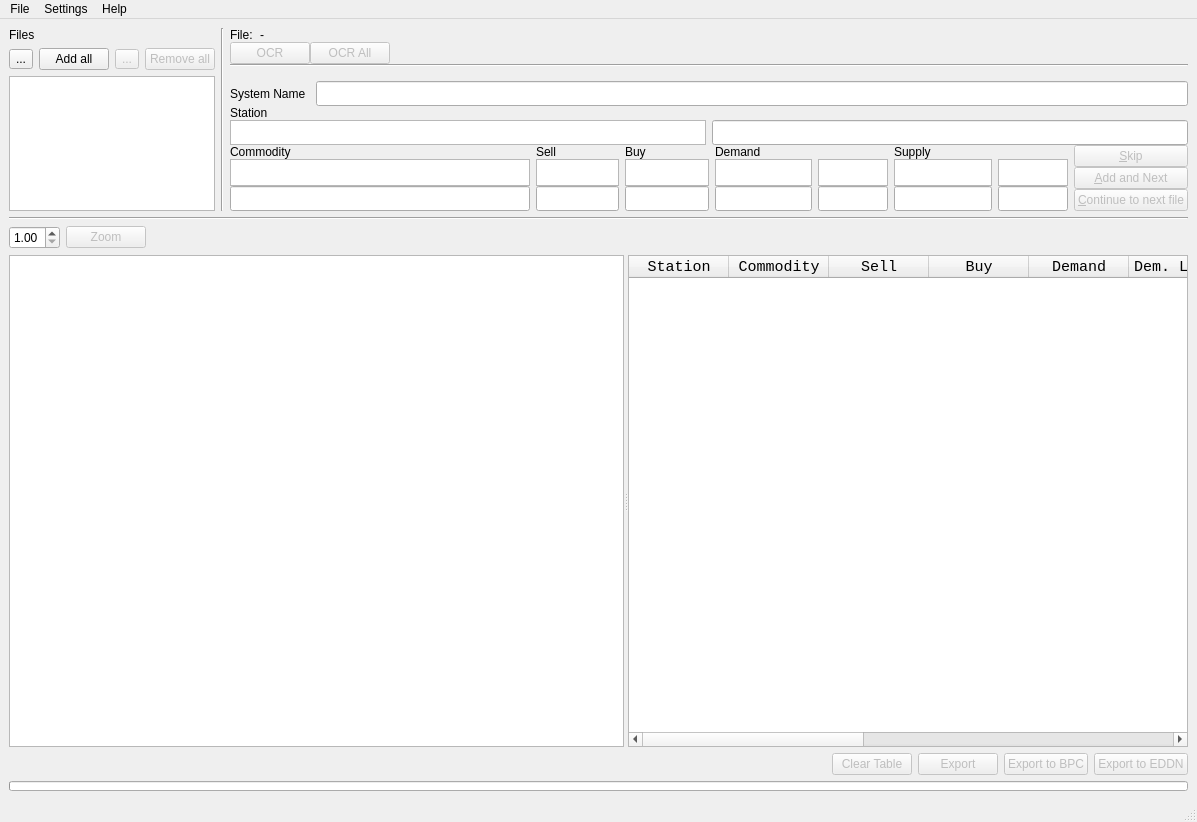
<?xml version="1.0" encoding="UTF-8"?>
<ui version="4.0">
 <class>MainWindow</class>
 <widget class="QMainWindow" name="MainWindow">
  <property name="geometry">
   <rect>
    <x>0</x>
    <y>0</y>
    <width>1197</width>
    <height>822</height>
   </rect>
  </property>
  <property name="windowTitle">
   <string>EliteOCR</string>
  </property>
  <property name="windowIcon">
   <iconset resource="res.qrc">
    <normaloff>:/ico/icon.ico</normaloff>:/ico/icon.ico</iconset>
  </property>
  <property name="animated">
   <bool>true</bool>
  </property>
  <property name="tabShape">
   <enum>QTabWidget::Rounded</enum>
  </property>
  <widget class="QWidget" name="centralwidget">
   <layout class="QVBoxLayout" name="verticalLayout_5" stretch="1,1,1,10,1,1">
    <item>
     <layout class="QHBoxLayout" name="horizontalLayout_9" stretch="1,1,10">
      <item>
       <layout class="QVBoxLayout" name="verticalLayout_4" stretch="1,1,10">
        <item>
         <widget class="QLabel" name="label_7">
          <property name="minimumSize">
           <size>
            <width>150</width>
            <height>0</height>
           </size>
          </property>
          <property name="maximumSize">
           <size>
            <width>16777215</width>
            <height>20</height>
           </size>
          </property>
          <property name="text">
           <string>Files</string>
          </property>
         </widget>
        </item>
        <item>
         <layout class="QHBoxLayout" name="horizontalLayout_7">
          <item>
           <widget class="QToolButton" name="add_button">
            <property name="maximumSize">
             <size>
              <width>16777215</width>
              <height>20</height>
             </size>
            </property>
            <property name="text">
             <string>...</string>
            </property>
            <property name="icon">
             <iconset resource="res.qrc">
              <normaloff>:/ico/plus.png</normaloff>:/ico/plus.png</iconset>
            </property>
            <property name="shortcut">
             <string>Alt+Q</string>
            </property>
           </widget>
          </item>
          <item>
           <widget class="QPushButton" name="add_all_button">
            <property name="sizePolicy">
             <sizepolicy hsizetype="Minimum" vsizetype="Fixed">
              <horstretch>0</horstretch>
              <verstretch>0</verstretch>
             </sizepolicy>
            </property>
            <property name="minimumSize">
             <size>
              <width>70</width>
              <height>0</height>
             </size>
            </property>
            <property name="maximumSize">
             <size>
              <width>50</width>
              <height>16777215</height>
             </size>
            </property>
            <property name="text">
             <string>Add all</string>
            </property>
            <property name="shortcut">
             <string>Alt+W</string>
            </property>
           </widget>
          </item>
          <item>
           <widget class="QToolButton" name="remove_button">
            <property name="enabled">
             <bool>false</bool>
            </property>
            <property name="maximumSize">
             <size>
              <width>16777215</width>
              <height>20</height>
             </size>
            </property>
            <property name="text">
             <string>...</string>
            </property>
            <property name="icon">
             <iconset resource="res.qrc">
              <normaloff>:/ico/minus.png</normaloff>:/ico/minus.png</iconset>
            </property>
            <property name="shortcut">
             <string>Alt+D</string>
            </property>
           </widget>
          </item>
          <item>
           <widget class="QPushButton" name="remove_all_button">
            <property name="enabled">
             <bool>false</bool>
            </property>
            <property name="maximumSize">
             <size>
              <width>70</width>
              <height>16777215</height>
             </size>
            </property>
            <property name="text">
             <string>Remove all</string>
            </property>
            <property name="shortcut">
             <string>Alt+F</string>
            </property>
           </widget>
          </item>
          <item>
           <spacer name="horizontalSpacer">
            <property name="orientation">
             <enum>Qt::Horizontal</enum>
            </property>
            <property name="sizeType">
             <enum>QSizePolicy::Expanding</enum>
            </property>
            <property name="sizeHint" stdset="0">
             <size>
              <width>40</width>
              <height>20</height>
             </size>
            </property>
           </spacer>
          </item>
         </layout>
        </item>
        <item>
         <widget class="QListWidget" name="file_list">
          <property name="minimumSize">
           <size>
            <width>150</width>
            <height>0</height>
           </size>
          </property>
          <property name="maximumSize">
           <size>
            <width>16777215</width>
            <height>200</height>
           </size>
          </property>
         </widget>
        </item>
       </layout>
      </item>
      <item>
       <widget class="Line" name="line_3">
        <property name="orientation">
         <enum>Qt::Vertical</enum>
        </property>
       </widget>
      </item>
      <item>
       <layout class="QVBoxLayout" name="verticalLayout_2">
        <property name="spacing">
         <number>0</number>
        </property>
        <property name="sizeConstraint">
         <enum>QLayout::SetDefaultConstraint</enum>
        </property>
        <item>
         <layout class="QHBoxLayout" name="horizontalLayout">
          <property name="sizeConstraint">
           <enum>QLayout::SetDefaultConstraint</enum>
          </property>
          <item>
           <widget class="QLabel" name="label_8">
            <property name="maximumSize">
             <size>
              <width>30</width>
              <height>25</height>
             </size>
            </property>
            <property name="text">
             <string>File: </string>
            </property>
           </widget>
          </item>
          <item>
           <widget class="QLabel" name="file_label">
            <property name="maximumSize">
             <size>
              <width>16777215</width>
              <height>25</height>
             </size>
            </property>
            <property name="text">
             <string>-</string>
            </property>
           </widget>
          </item>
         </layout>
        </item>
        <item>
         <layout class="QHBoxLayout" name="horizontalLayout_8">
          <item>
           <widget class="QPushButton" name="ocr_button">
            <property name="enabled">
             <bool>false</bool>
            </property>
            <property name="maximumSize">
             <size>
              <width>16777215</width>
              <height>16777215</height>
             </size>
            </property>
            <property name="text">
             <string>OCR</string>
            </property>
            <property name="shortcut">
             <string>Alt+E</string>
            </property>
           </widget>
          </item>
          <item>
           <widget class="QPushButton" name="ocr_all">
            <property name="enabled">
             <bool>false</bool>
            </property>
            <property name="maximumSize">
             <size>
              <width>16777215</width>
              <height>16777215</height>
             </size>
            </property>
            <property name="text">
             <string>OCR All</string>
            </property>
            <property name="shortcut">
             <string>Alt+R</string>
            </property>
           </widget>
          </item>
          <item>
           <spacer name="horizontalSpacer_3">
            <property name="orientation">
             <enum>Qt::Horizontal</enum>
            </property>
            <property name="sizeHint" stdset="0">
             <size>
              <width>40</width>
              <height>5</height>
             </size>
            </property>
           </spacer>
          </item>
         </layout>
        </item>
        <item>
         <widget class="Line" name="line">
          <property name="orientation">
           <enum>Qt::Horizontal</enum>
          </property>
         </widget>
        </item>
        <item>
         <widget class="QLabel" name="system_not_found">
          <property name="sizePolicy">
           <sizepolicy hsizetype="Preferred" vsizetype="Preferred">
            <horstretch>0</horstretch>
            <verstretch>0</verstretch>
           </sizepolicy>
          </property>
          <property name="styleSheet">
           <string notr="true">QLabel {color: red; }</string>
          </property>
          <property name="text">
           <string/>
          </property>
         </widget>
        </item>
        <item>
         <layout class="QHBoxLayout" name="horizontalLayout_6">
          <property name="spacing">
           <number>10</number>
          </property>
          <item>
           <widget class="QLabel" name="label_9">
            <property name="text">
             <string>System Name</string>
            </property>
           </widget>
          </item>
          <item>
           <widget class="QLineEdit" name="system_name">
            <property name="minimumSize">
             <size>
              <width>0</width>
              <height>25</height>
             </size>
            </property>
            <property name="font">
             <font>
              <family>Consolas</family>
              <pointsize>11</pointsize>
             </font>
            </property>
            <property name="styleSheet">
             <string notr="true"/>
            </property>
            <property name="text">
             <string/>
            </property>
           </widget>
          </item>
         </layout>
        </item>
        <item>
         <widget class="QLabel" name="label_5">
          <property name="minimumSize">
           <size>
            <width>0</width>
            <height>0</height>
           </size>
          </property>
          <property name="maximumSize">
           <size>
            <width>16777215</width>
            <height>20</height>
           </size>
          </property>
          <property name="text">
           <string>Station</string>
          </property>
         </widget>
        </item>
        <item>
         <layout class="QHBoxLayout" name="horizontalLayout_5">
          <property name="spacing">
           <number>6</number>
          </property>
          <item>
           <widget class="QGraphicsView" name="station_name_img">
            <property name="sizePolicy">
             <sizepolicy hsizetype="Expanding" vsizetype="Fixed">
              <horstretch>6</horstretch>
              <verstretch>0</verstretch>
             </sizepolicy>
            </property>
            <property name="minimumSize">
             <size>
              <width>0</width>
              <height>25</height>
             </size>
            </property>
            <property name="maximumSize">
             <size>
              <width>16777215</width>
              <height>16777215</height>
             </size>
            </property>
            <property name="verticalScrollBarPolicy">
             <enum>Qt::ScrollBarAlwaysOff</enum>
            </property>
            <property name="horizontalScrollBarPolicy">
             <enum>Qt::ScrollBarAlwaysOff</enum>
            </property>
            <property name="alignment">
             <set>Qt::AlignLeading|Qt::AlignLeft|Qt::AlignVCenter</set>
            </property>
           </widget>
          </item>
          <item>
           <widget class="QLineEdit" name="station_name">
            <property name="sizePolicy">
             <sizepolicy hsizetype="Expanding" vsizetype="Fixed">
              <horstretch>6</horstretch>
              <verstretch>0</verstretch>
             </sizepolicy>
            </property>
            <property name="minimumSize">
             <size>
              <width>0</width>
              <height>25</height>
             </size>
            </property>
           </widget>
          </item>
         </layout>
        </item>
        <item>
         <layout class="QHBoxLayout" name="horizontalLayout_3">
          <property name="spacing">
           <number>6</number>
          </property>
          <property name="sizeConstraint">
           <enum>QLayout::SetFixedSize</enum>
          </property>
          <item>
           <layout class="QVBoxLayout" name="verticalLayout">
            <property name="spacing">
             <number>0</number>
            </property>
            <item>
             <layout class="QGridLayout" name="gridLayout">
              <property name="horizontalSpacing">
               <number>6</number>
              </property>
              <property name="verticalSpacing">
               <number>0</number>
              </property>
              <item row="1" column="3">
               <widget class="QGraphicsView" name="demand_img">
                <property name="sizePolicy">
                 <sizepolicy hsizetype="Expanding" vsizetype="Fixed">
                  <horstretch>0</horstretch>
                  <verstretch>0</verstretch>
                 </sizepolicy>
                </property>
                <property name="minimumSize">
                 <size>
                  <width>0</width>
                  <height>25</height>
                 </size>
                </property>
                <property name="maximumSize">
                 <size>
                  <width>16777215</width>
                  <height>16777215</height>
                 </size>
                </property>
                <property name="verticalScrollBarPolicy">
                 <enum>Qt::ScrollBarAlwaysOff</enum>
                </property>
                <property name="horizontalScrollBarPolicy">
                 <enum>Qt::ScrollBarAlwaysOff</enum>
                </property>
                <property name="alignment">
                 <set>Qt::AlignLeading|Qt::AlignLeft|Qt::AlignVCenter</set>
                </property>
                <property name="renderHints">
                 <set>QPainter::SmoothPixmapTransform|QPainter::TextAntialiasing</set>
                </property>
               </widget>
              </item>
              <item row="1" column="6">
               <widget class="QGraphicsView" name="supply_text_img">
                <property name="sizePolicy">
                 <sizepolicy hsizetype="Expanding" vsizetype="Fixed">
                  <horstretch>0</horstretch>
                  <verstretch>0</verstretch>
                 </sizepolicy>
                </property>
                <property name="minimumSize">
                 <size>
                  <width>0</width>
                  <height>25</height>
                 </size>
                </property>
                <property name="maximumSize">
                 <size>
                  <width>16777215</width>
                  <height>16777215</height>
                 </size>
                </property>
                <property name="verticalScrollBarPolicy">
                 <enum>Qt::ScrollBarAlwaysOff</enum>
                </property>
                <property name="horizontalScrollBarPolicy">
                 <enum>Qt::ScrollBarAlwaysOff</enum>
                </property>
                <property name="alignment">
                 <set>Qt::AlignLeading|Qt::AlignLeft|Qt::AlignVCenter</set>
                </property>
                <property name="renderHints">
                 <set>QPainter::SmoothPixmapTransform|QPainter::TextAntialiasing</set>
                </property>
               </widget>
              </item>
              <item row="1" column="5">
               <widget class="QGraphicsView" name="supply_img">
                <property name="sizePolicy">
                 <sizepolicy hsizetype="Expanding" vsizetype="Fixed">
                  <horstretch>0</horstretch>
                  <verstretch>0</verstretch>
                 </sizepolicy>
                </property>
                <property name="minimumSize">
                 <size>
                  <width>0</width>
                  <height>25</height>
                 </size>
                </property>
                <property name="maximumSize">
                 <size>
                  <width>16777215</width>
                  <height>16777215</height>
                 </size>
                </property>
                <property name="verticalScrollBarPolicy">
                 <enum>Qt::ScrollBarAlwaysOff</enum>
                </property>
                <property name="horizontalScrollBarPolicy">
                 <enum>Qt::ScrollBarAlwaysOff</enum>
                </property>
                <property name="alignment">
                 <set>Qt::AlignLeading|Qt::AlignLeft|Qt::AlignVCenter</set>
                </property>
                <property name="renderHints">
                 <set>QPainter::SmoothPixmapTransform|QPainter::TextAntialiasing</set>
                </property>
               </widget>
              </item>
              <item row="1" column="2">
               <widget class="QGraphicsView" name="buy_img">
                <property name="sizePolicy">
                 <sizepolicy hsizetype="Expanding" vsizetype="Fixed">
                  <horstretch>0</horstretch>
                  <verstretch>0</verstretch>
                 </sizepolicy>
                </property>
                <property name="minimumSize">
                 <size>
                  <width>0</width>
                  <height>25</height>
                 </size>
                </property>
                <property name="maximumSize">
                 <size>
                  <width>16777215</width>
                  <height>16777215</height>
                 </size>
                </property>
                <property name="verticalScrollBarPolicy">
                 <enum>Qt::ScrollBarAlwaysOff</enum>
                </property>
                <property name="horizontalScrollBarPolicy">
                 <enum>Qt::ScrollBarAlwaysOff</enum>
                </property>
                <property name="alignment">
                 <set>Qt::AlignLeading|Qt::AlignLeft|Qt::AlignVCenter</set>
                </property>
                <property name="renderHints">
                 <set>QPainter::SmoothPixmapTransform|QPainter::TextAntialiasing</set>
                </property>
               </widget>
              </item>
              <item row="1" column="4">
               <widget class="QGraphicsView" name="demand_text_img">
                <property name="sizePolicy">
                 <sizepolicy hsizetype="Expanding" vsizetype="Fixed">
                  <horstretch>0</horstretch>
                  <verstretch>0</verstretch>
                 </sizepolicy>
                </property>
                <property name="minimumSize">
                 <size>
                  <width>0</width>
                  <height>25</height>
                 </size>
                </property>
                <property name="maximumSize">
                 <size>
                  <width>16777215</width>
                  <height>16777215</height>
                 </size>
                </property>
                <property name="verticalScrollBarPolicy">
                 <enum>Qt::ScrollBarAlwaysOff</enum>
                </property>
                <property name="horizontalScrollBarPolicy">
                 <enum>Qt::ScrollBarAlwaysOff</enum>
                </property>
                <property name="alignment">
                 <set>Qt::AlignLeading|Qt::AlignLeft|Qt::AlignVCenter</set>
                </property>
                <property name="renderHints">
                 <set>QPainter::SmoothPixmapTransform|QPainter::TextAntialiasing</set>
                </property>
               </widget>
              </item>
              <item row="1" column="1">
               <widget class="QGraphicsView" name="sell_img">
                <property name="sizePolicy">
                 <sizepolicy hsizetype="Expanding" vsizetype="Fixed">
                  <horstretch>0</horstretch>
                  <verstretch>0</verstretch>
                 </sizepolicy>
                </property>
                <property name="minimumSize">
                 <size>
                  <width>0</width>
                  <height>25</height>
                 </size>
                </property>
                <property name="maximumSize">
                 <size>
                  <width>16777215</width>
                  <height>16777215</height>
                 </size>
                </property>
                <property name="verticalScrollBarPolicy">
                 <enum>Qt::ScrollBarAlwaysOff</enum>
                </property>
                <property name="horizontalScrollBarPolicy">
                 <enum>Qt::ScrollBarAlwaysOff</enum>
                </property>
                <property name="alignment">
                 <set>Qt::AlignLeading|Qt::AlignLeft|Qt::AlignVCenter</set>
                </property>
                <property name="renderHints">
                 <set>QPainter::SmoothPixmapTransform|QPainter::TextAntialiasing</set>
                </property>
               </widget>
              </item>
              <item row="1" column="0">
               <widget class="QGraphicsView" name="name_img">
                <property name="sizePolicy">
                 <sizepolicy hsizetype="Expanding" vsizetype="Fixed">
                  <horstretch>0</horstretch>
                  <verstretch>0</verstretch>
                 </sizepolicy>
                </property>
                <property name="minimumSize">
                 <size>
                  <width>0</width>
                  <height>25</height>
                 </size>
                </property>
                <property name="maximumSize">
                 <size>
                  <width>16777215</width>
                  <height>16777215</height>
                 </size>
                </property>
                <property name="verticalScrollBarPolicy">
                 <enum>Qt::ScrollBarAlwaysOff</enum>
                </property>
                <property name="horizontalScrollBarPolicy">
                 <enum>Qt::ScrollBarAlwaysOff</enum>
                </property>
                <property name="alignment">
                 <set>Qt::AlignLeading|Qt::AlignLeft|Qt::AlignVCenter</set>
                </property>
                <property name="renderHints">
                 <set>QPainter::SmoothPixmapTransform|QPainter::TextAntialiasing</set>
                </property>
               </widget>
              </item>
              <item row="0" column="0">
               <widget class="QLabel" name="label">
                <property name="sizePolicy">
                 <sizepolicy hsizetype="Preferred" vsizetype="Fixed">
                  <horstretch>0</horstretch>
                  <verstretch>0</verstretch>
                 </sizepolicy>
                </property>
                <property name="text">
                 <string>Commodity</string>
                </property>
               </widget>
              </item>
              <item row="0" column="3">
               <widget class="QLabel" name="label_4">
                <property name="sizePolicy">
                 <sizepolicy hsizetype="Preferred" vsizetype="Fixed">
                  <horstretch>0</horstretch>
                  <verstretch>0</verstretch>
                 </sizepolicy>
                </property>
                <property name="text">
                 <string>Demand</string>
                </property>
               </widget>
              </item>
              <item row="0" column="1">
               <widget class="QLabel" name="label_2">
                <property name="sizePolicy">
                 <sizepolicy hsizetype="Preferred" vsizetype="Fixed">
                  <horstretch>0</horstretch>
                  <verstretch>0</verstretch>
                 </sizepolicy>
                </property>
                <property name="text">
                 <string>Sell</string>
                </property>
               </widget>
              </item>
              <item row="0" column="2">
               <widget class="QLabel" name="label_3">
                <property name="sizePolicy">
                 <sizepolicy hsizetype="Preferred" vsizetype="Fixed">
                  <horstretch>0</horstretch>
                  <verstretch>0</verstretch>
                 </sizepolicy>
                </property>
                <property name="text">
                 <string>Buy</string>
                </property>
               </widget>
              </item>
              <item row="0" column="5">
               <widget class="QLabel" name="label_6">
                <property name="sizePolicy">
                 <sizepolicy hsizetype="Preferred" vsizetype="Fixed">
                  <horstretch>0</horstretch>
                  <verstretch>0</verstretch>
                 </sizepolicy>
                </property>
                <property name="text">
                 <string>Supply</string>
                </property>
               </widget>
              </item>
              <item row="3" column="1">
               <widget class="QLineEdit" name="sell">
                <property name="sizePolicy">
                 <sizepolicy hsizetype="Expanding" vsizetype="Fixed">
                  <horstretch>12</horstretch>
                  <verstretch>0</verstretch>
                 </sizepolicy>
                </property>
                <property name="minimumSize">
                 <size>
                  <width>0</width>
                  <height>25</height>
                 </size>
                </property>
               </widget>
              </item>
              <item row="3" column="5">
               <widget class="QLineEdit" name="supply_num">
                <property name="sizePolicy">
                 <sizepolicy hsizetype="Expanding" vsizetype="Fixed">
                  <horstretch>14</horstretch>
                  <verstretch>0</verstretch>
                 </sizepolicy>
                </property>
                <property name="minimumSize">
                 <size>
                  <width>0</width>
                  <height>25</height>
                 </size>
                </property>
               </widget>
              </item>
              <item row="3" column="6">
               <widget class="QLineEdit" name="supply">
                <property name="sizePolicy">
                 <sizepolicy hsizetype="Expanding" vsizetype="Fixed">
                  <horstretch>3</horstretch>
                  <verstretch>0</verstretch>
                 </sizepolicy>
                </property>
                <property name="minimumSize">
                 <size>
                  <width>0</width>
                  <height>25</height>
                 </size>
                </property>
               </widget>
              </item>
              <item row="3" column="2">
               <widget class="QLineEdit" name="buy">
                <property name="sizePolicy">
                 <sizepolicy hsizetype="Expanding" vsizetype="Fixed">
                  <horstretch>12</horstretch>
                  <verstretch>0</verstretch>
                 </sizepolicy>
                </property>
                <property name="minimumSize">
                 <size>
                  <width>0</width>
                  <height>25</height>
                 </size>
                </property>
               </widget>
              </item>
              <item row="3" column="0">
               <widget class="QLineEdit" name="name">
                <property name="sizePolicy">
                 <sizepolicy hsizetype="Expanding" vsizetype="Fixed">
                  <horstretch>43</horstretch>
                  <verstretch>0</verstretch>
                 </sizepolicy>
                </property>
                <property name="minimumSize">
                 <size>
                  <width>0</width>
                  <height>25</height>
                 </size>
                </property>
               </widget>
              </item>
              <item row="3" column="4">
               <widget class="QLineEdit" name="demand">
                <property name="sizePolicy">
                 <sizepolicy hsizetype="Expanding" vsizetype="Fixed">
                  <horstretch>3</horstretch>
                  <verstretch>0</verstretch>
                 </sizepolicy>
                </property>
                <property name="minimumSize">
                 <size>
                  <width>0</width>
                  <height>25</height>
                 </size>
                </property>
               </widget>
              </item>
              <item row="3" column="3">
               <widget class="QLineEdit" name="demand_num">
                <property name="sizePolicy">
                 <sizepolicy hsizetype="Expanding" vsizetype="Fixed">
                  <horstretch>14</horstretch>
                  <verstretch>0</verstretch>
                 </sizepolicy>
                </property>
                <property name="minimumSize">
                 <size>
                  <width>0</width>
                  <height>25</height>
                 </size>
                </property>
               </widget>
              </item>
             </layout>
            </item>
           </layout>
          </item>
          <item>
           <layout class="QVBoxLayout" name="verticalLayout_3">
            <property name="spacing">
             <number>0</number>
            </property>
            <item>
             <widget class="QPushButton" name="skip_button">
              <property name="enabled">
               <bool>false</bool>
              </property>
              <property name="text">
               <string>&amp;Skip</string>
              </property>
             </widget>
            </item>
            <item>
             <widget class="QPushButton" name="save_button">
              <property name="enabled">
               <bool>false</bool>
              </property>
              <property name="text">
               <string>&amp;Add and Next</string>
              </property>
             </widget>
            </item>
            <item>
             <widget class="QPushButton" name="continue_button">
              <property name="enabled">
               <bool>false</bool>
              </property>
              <property name="text">
               <string>&amp;Continue to next file</string>
              </property>
             </widget>
            </item>
           </layout>
          </item>
         </layout>
        </item>
       </layout>
      </item>
     </layout>
    </item>
    <item>
     <widget class="Line" name="line_2">
      <property name="enabled">
       <bool>true</bool>
      </property>
      <property name="orientation">
       <enum>Qt::Horizontal</enum>
      </property>
     </widget>
    </item>
    <item>
     <layout class="QHBoxLayout" name="horizontalLayout_10">
      <item>
       <widget class="QDoubleSpinBox" name="factor">
        <property name="minimum">
         <double>1.000000000000000</double>
        </property>
        <property name="maximum">
         <double>5.000000000000000</double>
        </property>
        <property name="singleStep">
         <double>0.250000000000000</double>
        </property>
       </widget>
      </item>
      <item>
       <widget class="QPushButton" name="zoom_button">
        <property name="enabled">
         <bool>false</bool>
        </property>
        <property name="text">
         <string>Zoom</string>
        </property>
       </widget>
      </item>
      <item>
       <spacer name="horizontalSpacer_4">
        <property name="orientation">
         <enum>Qt::Horizontal</enum>
        </property>
        <property name="sizeHint" stdset="0">
         <size>
          <width>40</width>
          <height>20</height>
         </size>
        </property>
       </spacer>
      </item>
     </layout>
    </item>
    <item>
     <layout class="QHBoxLayout" name="horizontalLayout_4" stretch="0">
      <item>
       <widget class="QSplitter" name="splitter">
        <property name="sizePolicy">
         <sizepolicy hsizetype="Preferred" vsizetype="Preferred">
          <horstretch>0</horstretch>
          <verstretch>0</verstretch>
         </sizepolicy>
        </property>
        <property name="frameShape">
         <enum>QFrame::NoFrame</enum>
        </property>
        <property name="orientation">
         <enum>Qt::Horizontal</enum>
        </property>
        <widget class="QGraphicsView" name="preview">
         <property name="sizePolicy">
          <sizepolicy hsizetype="Expanding" vsizetype="Expanding">
           <horstretch>88</horstretch>
           <verstretch>0</verstretch>
          </sizepolicy>
         </property>
         <property name="verticalScrollBarPolicy">
          <enum>Qt::ScrollBarAlwaysOff</enum>
         </property>
         <property name="horizontalScrollBarPolicy">
          <enum>Qt::ScrollBarAlwaysOff</enum>
         </property>
         <property name="dragMode">
          <enum>QGraphicsView::ScrollHandDrag</enum>
         </property>
        </widget>
        <widget class="CustomQTableWidget" name="result_table">
         <property name="sizePolicy">
          <sizepolicy hsizetype="Expanding" vsizetype="Expanding">
           <horstretch>80</horstretch>
           <verstretch>0</verstretch>
          </sizepolicy>
         </property>
         <property name="maximumSize">
          <size>
           <width>16777215</width>
           <height>16777215</height>
          </size>
         </property>
         <property name="font">
          <font>
           <family>Consolas</family>
           <pointsize>11</pointsize>
          </font>
         </property>
         <property name="columnCount">
          <number>12</number>
         </property>
         <column>
          <property name="text">
           <string>Station</string>
          </property>
         </column>
         <column>
          <property name="text">
           <string>Commodity</string>
          </property>
         </column>
         <column>
          <property name="text">
           <string>Sell</string>
          </property>
         </column>
         <column>
          <property name="text">
           <string>Buy</string>
          </property>
         </column>
         <column>
          <property name="text">
           <string>Demand</string>
          </property>
         </column>
         <column>
          <property name="text">
           <string>Dem. Level</string>
          </property>
         </column>
         <column>
          <property name="text">
           <string>Supply</string>
          </property>
         </column>
         <column>
          <property name="text">
           <string>Sup. Level</string>
          </property>
         </column>
         <column>
          <property name="text">
           <string>Timestamp</string>
          </property>
         </column>
         <column>
          <property name="text">
           <string>System</string>
          </property>
         </column>
         <column>
          <property name="text">
           <string>Img. Height</string>
          </property>
         </column>
         <column>
          <property name="text">
           <string>EDDN Sent</string>
          </property>
         </column>
        </widget>
       </widget>
      </item>
     </layout>
    </item>
    <item>
     <layout class="QHBoxLayout" name="horizontalLayout_2">
      <item>
       <spacer name="horizontalSpacer_2">
        <property name="orientation">
         <enum>Qt::Horizontal</enum>
        </property>
        <property name="sizeHint" stdset="0">
         <size>
          <width>40</width>
          <height>20</height>
         </size>
        </property>
       </spacer>
      </item>
      <item>
       <widget class="QPushButton" name="clear_table">
        <property name="enabled">
         <bool>false</bool>
        </property>
        <property name="text">
         <string>Clear Table</string>
        </property>
       </widget>
      </item>
      <item>
       <widget class="QPushButton" name="export_button">
        <property name="enabled">
         <bool>false</bool>
        </property>
        <property name="maximumSize">
         <size>
          <width>16777215</width>
          <height>25</height>
         </size>
        </property>
        <property name="text">
         <string>Export</string>
        </property>
       </widget>
      </item>
      <item>
       <widget class="QPushButton" name="bpc_button">
        <property name="enabled">
         <bool>false</bool>
        </property>
        <property name="text">
         <string>Export to BPC</string>
        </property>
       </widget>
      </item>
      <item>
       <widget class="QPushButton" name="eddn_button">
        <property name="enabled">
         <bool>false</bool>
        </property>
        <property name="text">
         <string>Export to EDDN</string>
        </property>
       </widget>
      </item>
     </layout>
    </item>
    <item>
     <widget class="QProgressBar" name="progress_bar">
      <property name="maximumSize">
       <size>
        <width>16777215</width>
        <height>10</height>
       </size>
      </property>
      <property name="maximum">
       <number>1</number>
      </property>
      <property name="value">
       <number>0</number>
      </property>
      <property name="textVisible">
       <bool>false</bool>
      </property>
     </widget>
    </item>
   </layout>
   <zorder>line_2</zorder>
   <zorder></zorder>
   <zorder>progress_bar</zorder>
  </widget>
  <widget class="QMenuBar" name="menubar">
   <property name="geometry">
    <rect>
     <x>0</x>
     <y>0</y>
     <width>1197</width>
     <height>21</height>
    </rect>
   </property>
   <widget class="QMenu" name="menuHelp">
    <property name="title">
     <string>Help</string>
    </property>
    <addaction name="actionHelp"/>
    <addaction name="actionUpdate"/>
    <addaction name="actionAbout"/>
   </widget>
   <widget class="QMenu" name="menuFile">
    <property name="title">
     <string>File</string>
    </property>
    <addaction name="actionOpen"/>
    <addaction name="actionExit"/>
   </widget>
   <widget class="QMenu" name="menuSettings">
    <property name="title">
     <string>Settings</string>
    </property>
    <addaction name="actionPreferences"/>
    <addaction name="actionCommodity_Editor"/>
    <addaction name="actionPublic_Mode"/>
   </widget>
   <addaction name="menuFile"/>
   <addaction name="menuSettings"/>
   <addaction name="menuHelp"/>
  </widget>
  <widget class="QStatusBar" name="statusbar"/>
  <action name="actionAbout">
   <property name="text">
    <string>About</string>
   </property>
  </action>
  <action name="actionOpen">
   <property name="text">
    <string>Open</string>
   </property>
  </action>
  <action name="actionExit">
   <property name="text">
    <string>Exit</string>
   </property>
  </action>
  <action name="actionPreferences">
   <property name="text">
    <string>Preferences</string>
   </property>
  </action>
  <action name="actionCommodity_Editor">
   <property name="text">
    <string>Commodity Editor</string>
   </property>
  </action>
  <action name="actionHelp">
   <property name="text">
    <string>Help</string>
   </property>
  </action>
  <action name="actionUpdate">
   <property name="text">
    <string>Update</string>
   </property>
  </action>
  <action name="actionPublic_Mode">
   <property name="checkable">
    <bool>true</bool>
   </property>
   <property name="text">
    <string>Public Mode</string>
   </property>
  </action>
 </widget>
 <customwidgets>
  <customwidget>
   <class>CustomQTableWidget</class>
   <extends>QTableWidget</extends>
   <header>customqtablewidget.h</header>
  </customwidget>
 </customwidgets>
 <resources>
  <include location="res.qrc"/>
 </resources>
 <connections>
  <connection>
   <sender>actionExit</sender>
   <signal>triggered()</signal>
   <receiver>MainWindow</receiver>
   <slot>close()</slot>
   <hints>
    <hint type="sourcelabel">
     <x>-1</x>
     <y>-1</y>
    </hint>
    <hint type="destinationlabel">
     <x>545</x>
     <y>299</y>
    </hint>
   </hints>
  </connection>
 </connections>
</ui>
